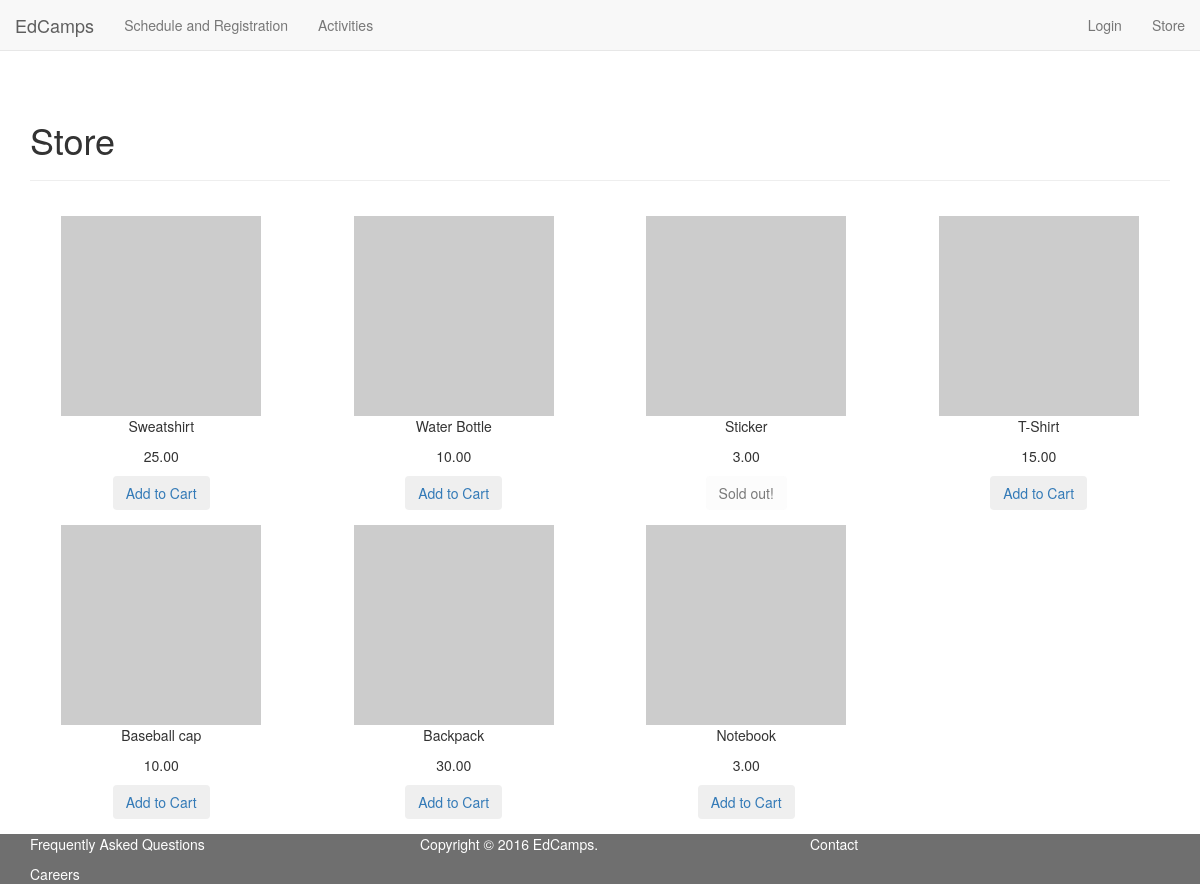
The page /store.php on the database its author committed.
### tables this page shows
CREATE TABLE inventory(
  id INT NOT NULL PRIMARY KEY AUTO_INCREMENT,
  name TINYTEXT NOT NULL,
  price DECIMAL(13,4) NOT NULL,
  image_url TEXT,
  remaining INT
);

### public/store.php (the view, shortened to what this page needs)
<?php
require_once(TEMPLATES_PATH . "/header.php");
?>
<div class="container container-fluid">
  <h1>Store</h1>
  <hr>
  <?php
  $conn = get_db_conn();
  $sql = "SELECT * FROM inventory";
  $result = $conn->query($sql);
  $div_counter = 0;
  while ($row = mysqli_fetch_assoc($result)) {
    global $div_counter;
    if ($div_counter == 0) {
      echo '<div class="row">';
    }
    $id = $row['id'];
    $name = $row['name'];
    $price = money_format("%n", $row['price']);
    $remaining = $row['remaining'];
    echo '<div class="store-item col-lg-3 col-md-3 col-sm-3">';
    echo '<img src="http://placehold.it/200x200" />';
    echo '<p class="item-name">' . $name . '</p>';
    echo '<p class="item-price">' . $price . '</p>';
    if ($remaining > 0) {
      echo '<a href="cart.php?add=' . $id . '"><button class="button btn">Add to Cart</button></a>';
    }
    else {
      echo '<button class="button btn" disabled>Sold out!</button>';
    }
    echo '</div>';
    if ($div_counter == 3) {
      echo '</div>';
    }
    $div_counter = ($div_counter + 1) % 4;
  }
  ?>
</div>
<?php require_once(TEMPLATES_PATH . "/footer.php"); ?>

### public/styles/style.css (style rules this page uses)
body { margin-top: 50px; padding-top: 50px; margin-bottom: 50px; padding-bottom: 15px; }
.store-item { padding-top: 15px; text-align: center; }

### rows shown on the page
inventory: name "Sweatshirt", price "25.00"
inventory: name "Water Bottle", price "10.00"
inventory: name "Sticker", price "3.00", remaining "Sold out!"
inventory: name "T-Shirt", price "15.00"
inventory: name "Baseball cap", price "10.00"
inventory: name "Backpack", price "30.00"
inventory: name "Notebook", price "3.00"
